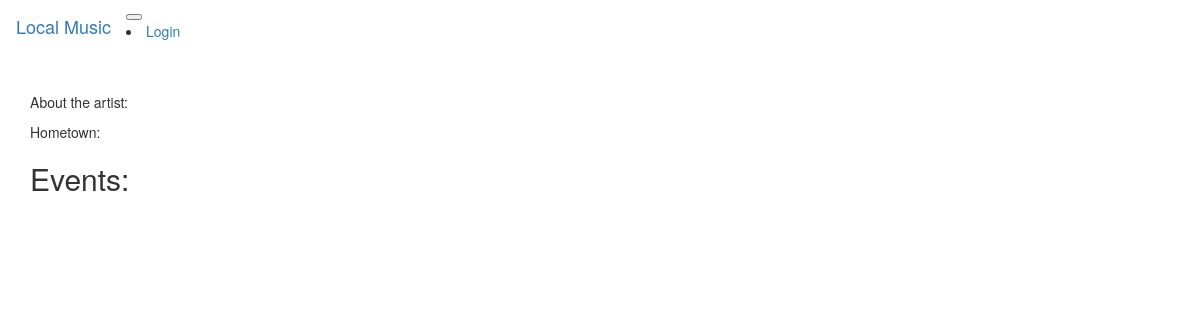
Page /artist/JM on the earlier database version.
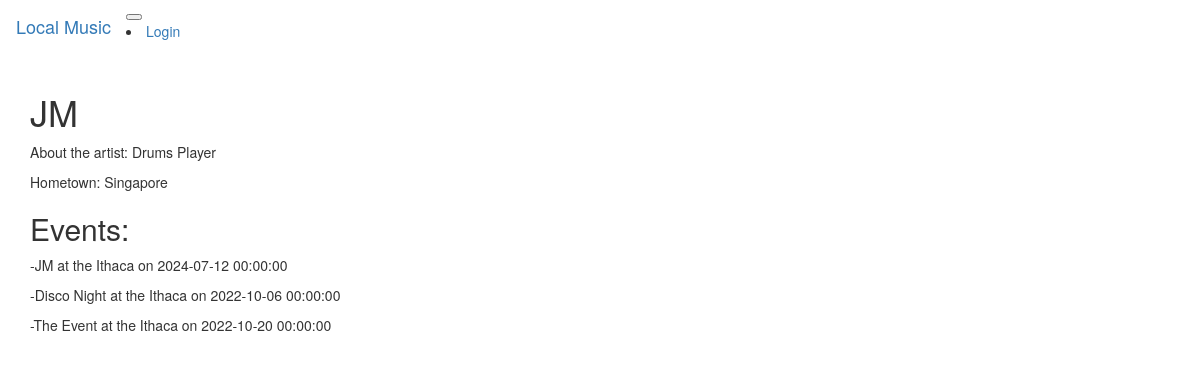
Same page on the later database version.
### app/models.py (models this page shows, shortened)
class Artist(db.Model):
    id = db.Column(db.Integer, primary_key=True)
    name = db.Column(db.String(64), index=True)
    hometown = db.Column(db.String(64), index=True)
    about_me = db.Column(db.String(140))

class Event(db.Model):
    id = db.Column(db.Integer, primary_key=True)
    title = db.Column(db.String(64), index=True)
    location = db.Column(db.String(64), index=True)
    date_time = db.Column(db.DateTime, index=True)
    venue_id = db.Column(db.Integer, db.ForeignKey("venue.id"))

### app/routes.py (the view)
@login_required
@app.route('/artist/<name>')
def artist(name):
  artist = db.session.query(Artist).filter_by(name=name).first()
  events = db.session.query(Event).join(ArtistToEvent, ArtistToEvent.event_id == Event.id).join(Artist, Artist.id == ArtistToEvent.artist_id).filter(Artist.name == name).all()
  return render_template('artist_page.html', title=name, artist=artist, events=events)

### app/templates/artist_page.html
{% extends "base.html" %}
{% block app_content %}
  <h1>{{ artist.name }}</h1>
  <div>
    <p>About the artist: {{ artist.about_me }}</p>
    <p>Hometown: {{ artist.hometown }}</p>
  </div>
  <h2> Events: </h2>
    {% for event in events %}
    <div>
      <p>-{{ event.title }} at the {{ event.location }} on {{ event.date_time }}</p>
    </div>
    {% endfor %}
{% endblock %}

Differences in the rows shown:
now on this page (row edited): Artist: name "JM", about_me "Drums Player", hometown "Singapore"
added Event: title "JM", location "Ithaca", date_time "2024-07-12 00:00:00"
added Event: title "Disco Night", location "Ithaca", date_time "2022-10-06 00:00:00"
added Event: title "The Event", location "Ithaca", date_time "2022-10-20 00:00:00"
